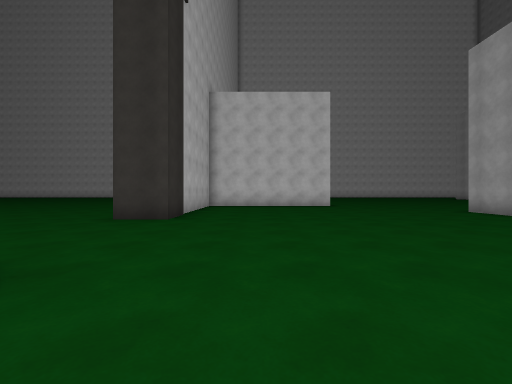
View 1 (above)

24 first-person views from a walk through a scene from a Unity 3-D project. The camera is 1.3 m above the floor, looks level and sees 90° across. The floor is counted in squares, 2 m on a side. Each view is taken from the middle of a square. On the plan, view 1 faces up. The plan holds only what a view shows up to about 9 squares ahead; the rest is blank. The place goes on beyond the plan. The player is left out. Some animated figures are left out. Surface patterns are stand-ins for the level's own textures.

View 2
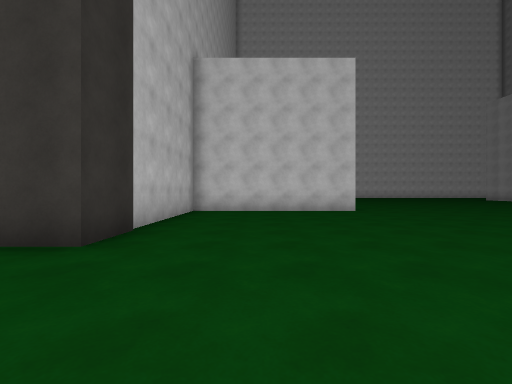

View 3
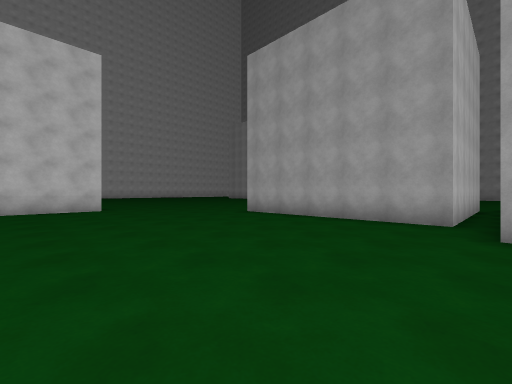

View 4
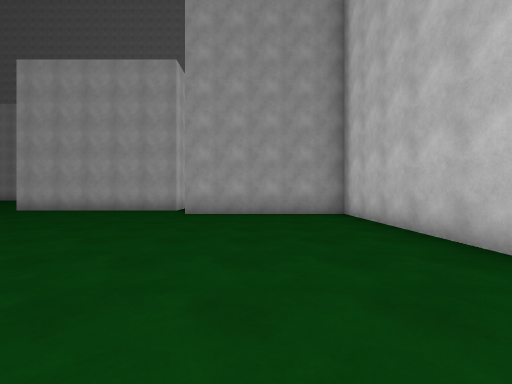

View 5
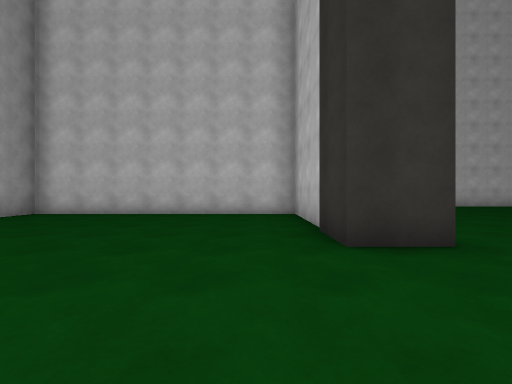

View 6
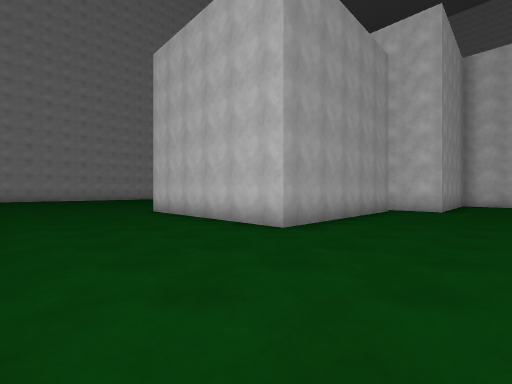

View 7
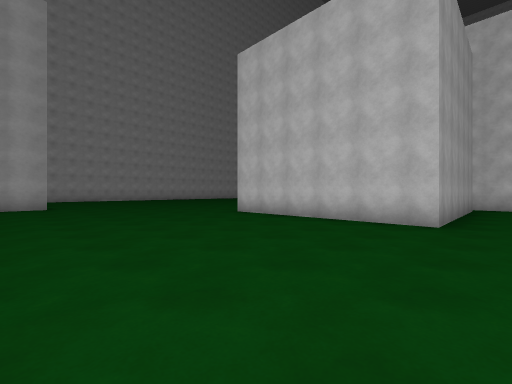

View 8
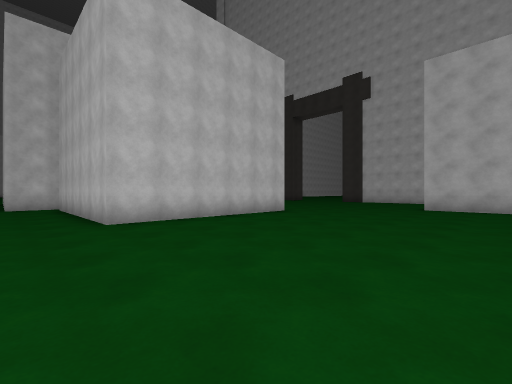

View 9
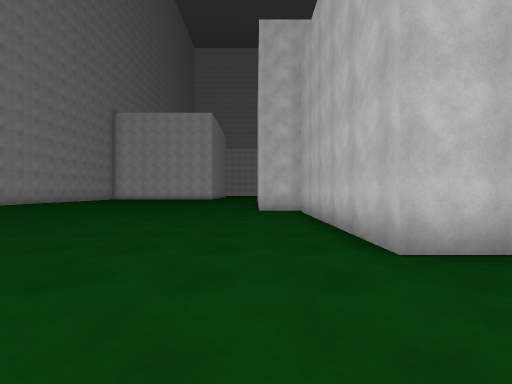

View 10
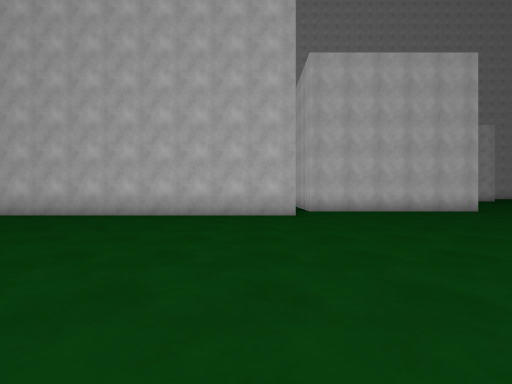

View 11
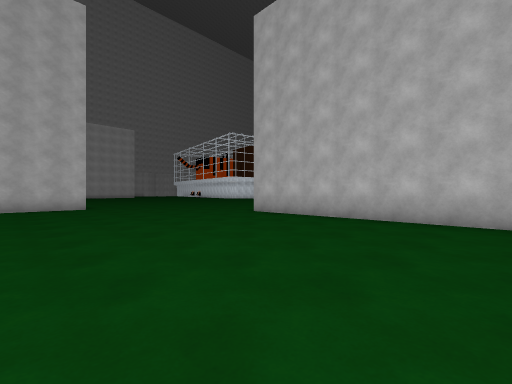

View 12
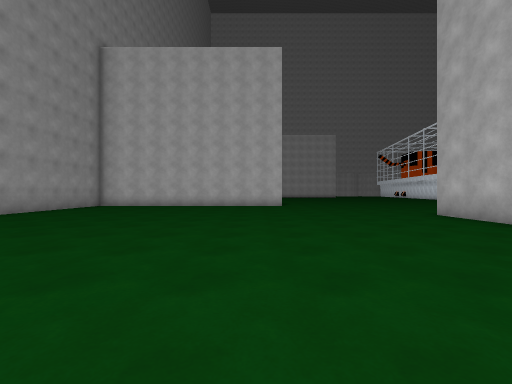

View 13
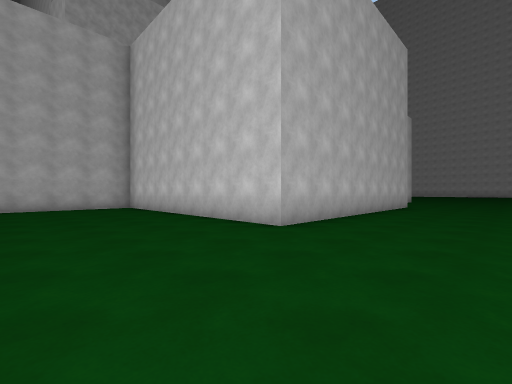

View 14
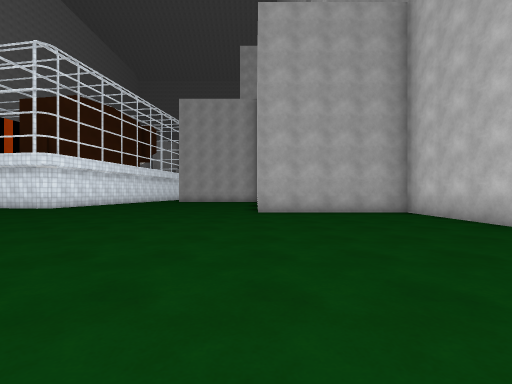

View 15
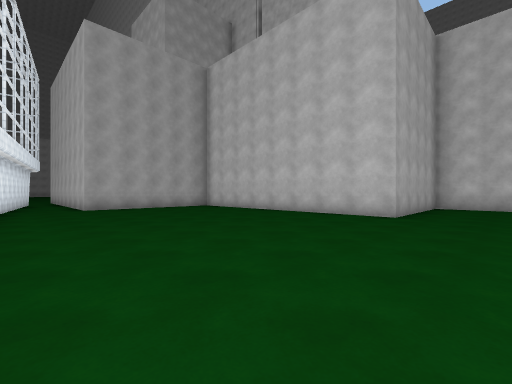

View 16
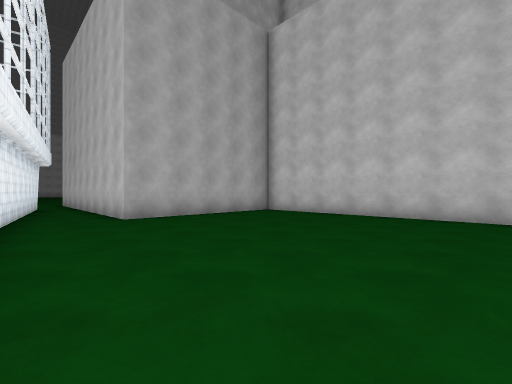

View 17
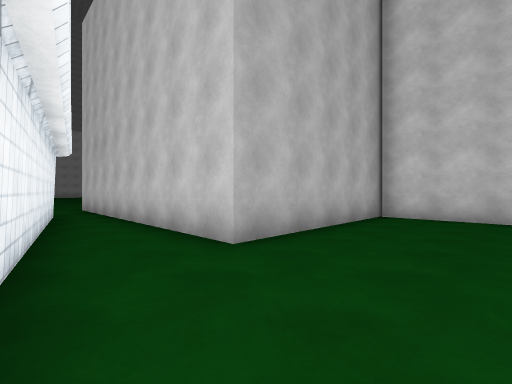

View 18
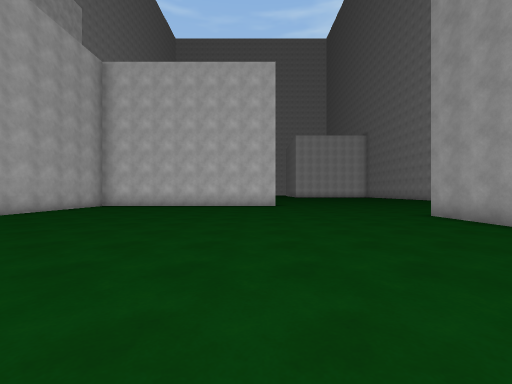

View 19
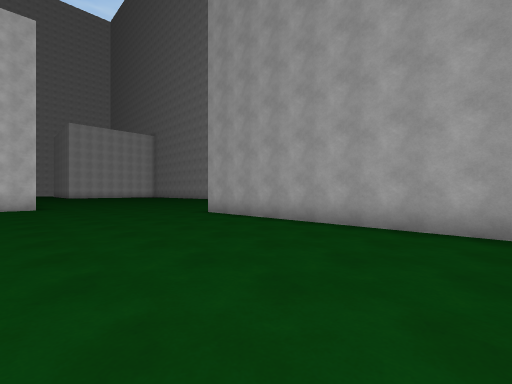

View 20
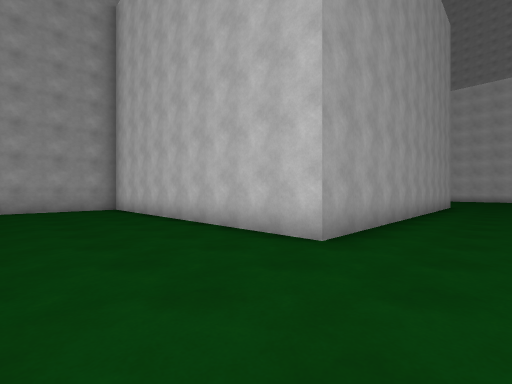

View 21
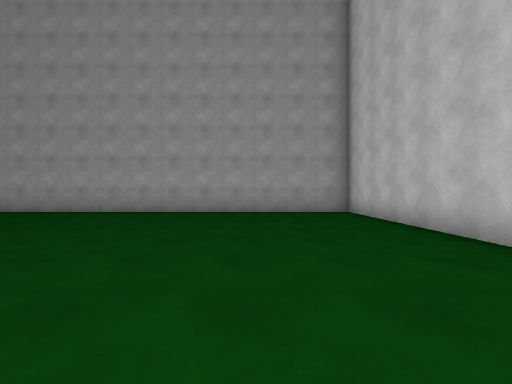

View 22
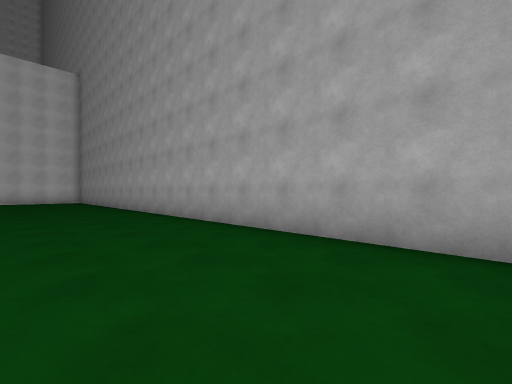

View 23
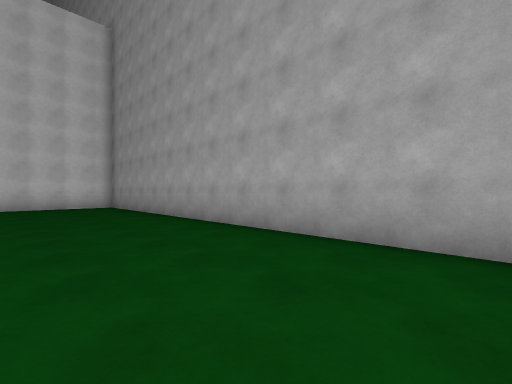

View 24
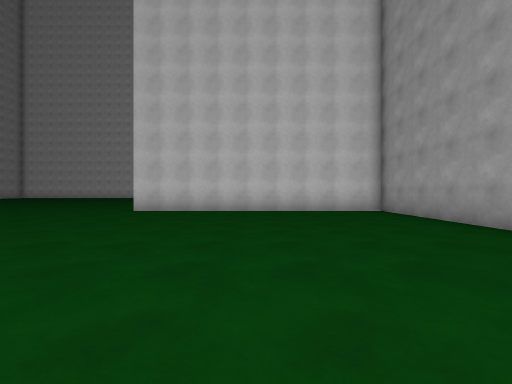

### Floor plan
Points are (right, up) in squares from view 1. A wall is a line through its corners. A room is listed if a view was taken in it or the views show most of it. See-through windows are left out.
Room 1 (views 1, 2, 3, 4, 5, 6, 7, 8, 9, 10, 11, 12, 13, 14, 15, 16, 17, 18, 19, 20, 21, 22, 23, 24)
walls: (12.4, 2) (13.9, 2) (13.9, -6.2) (5.9, -6.2) (5.9, -10.9) (-2.5, -10.9) (-2.5, -15.9) (-7.9, -15.9); (6.9, 2.8) (6.9, 8.4) (12.5, 8.4) (12.5, 2.8); (-2.1, 2) (-2.1, -2.6) (5.6, -2.6) (5.6, 2) (6.9, 2); (17.8, -18.5) (17.8, -11) (26.3, -11) (26.3, 12.8) (17.8, 12.8) (17.8, 14); (3.4, 14) (3.4, 11.8) (-2.1, 11.8) (-2.1, 6); (-8.4, -17) (-2.3, -18)
ways out: opening at (-2, 4)

Positions as (right, up) in squares from view 1, and headings:
1: (0, 0), facing up
2: (0, 3), facing up
3: (1, 2), facing up-right
4: (-2, 0), facing right
5: (-1, 5), facing down
6: (4, 12), facing down-right
7: (6, 14), facing down-right
8: (14, 14), facing down-left
9: (14, 11), facing down
10: (21, 1), facing left
11: (20, 0), facing down-left
12: (19, 1), facing down
13: (17, -10), facing up-left
14: (14, -11), facing left
15: (8, -18), facing up-left
16: (4, -18), facing up-left
17: (0, -18), facing up-left
18: (13, -18), facing up
19: (13, -18), facing up-right
20: (16, -8), facing down-right
21: (18, -8), facing right
22: (23, -5), facing up-right
23: (23, 1), facing up-right
24: (22, 4), facing up
